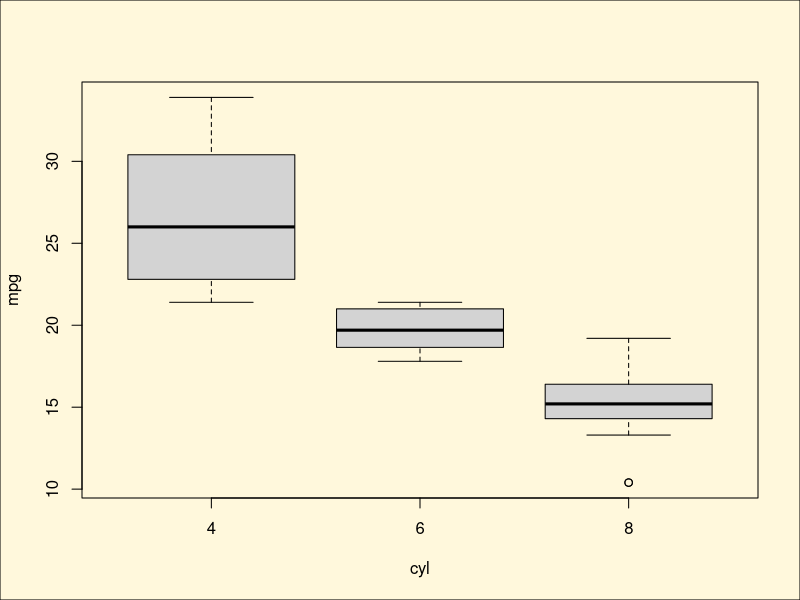

The R source for this figure: (Note: this script raises an error after producing the figure.)
## ---- chunk 1
library(ggplot2)
library(cowplot)

# define function that emits desired plot
p1 <- function() {boxplot(mpg ~ cyl, xlab = "cyl", ylab = "mpg", data = mtcars)}

ggdraw(p1) +
  theme(plot.background = element_rect(fill = "cornsilk"))

ggdraw() +
  draw_image("http://jeroen.github.io/images/tiger.svg", scale = 0.9) +
  draw_plot(p1)

p2 <- ggplot(data = mtcars, aes(factor(cyl), mpg)) + geom_boxplot()
plot_grid(p1, p2)
## ---- chunk 2
# create base R plot
boxplot(mpg ~ cyl, xlab = "cyl", ylab = "mpg", data = mtcars)
# record previous base R plot and then draw through ggdraw()
p1_recorded <- recordPlot()
ggdraw(p1_recorded)
## ---- chunk 3
# store base R plot as formula
p1_formula <- ~boxplot(mpg ~ cyl, xlab = "cyl", ylab = "mpg", data = mtcars)
ggdraw(p1_formula)
## ---- chunk 4
library(ggplot2)
library(lattice)
library(cowplot)

# base R (note formula format for base graphics)
# package "gridGraphics" needs to be installed for this to work
p1 <- ~{
  par(cex = .8)
  boxplot(mpg ~ cyl, xlab = "cyl", ylab = "mpg", data = mtcars)
}

# lattice
p2 <- bwplot(~mpg | cyl, data = mtcars)

# ggplot2
p3 <- ggplot(data = mtcars, aes(factor(cyl), mpg)) + geom_boxplot()

# combine all into one plot
plot_grid(p1, p2, p3, rel_heights = c(1, .6), labels = "auto")
## ---- chunk 5
ggdraw(p1)
## ---- chunk 6
p_sqrt <- ~plot(sqrt)
p_volcano <- ~image(volcano)

plot_grid(p_sqrt, p_volcano, labels = "auto")
## ---- chunk 7
library(VennDiagram)

p_venn <- draw.pairwise.venn(100, 70, 30, c("First", "Second"), fill = c("light blue", "pink"), alpha = c(0.7, 0.7), ind = FALSE)

ggdraw(p_venn)
